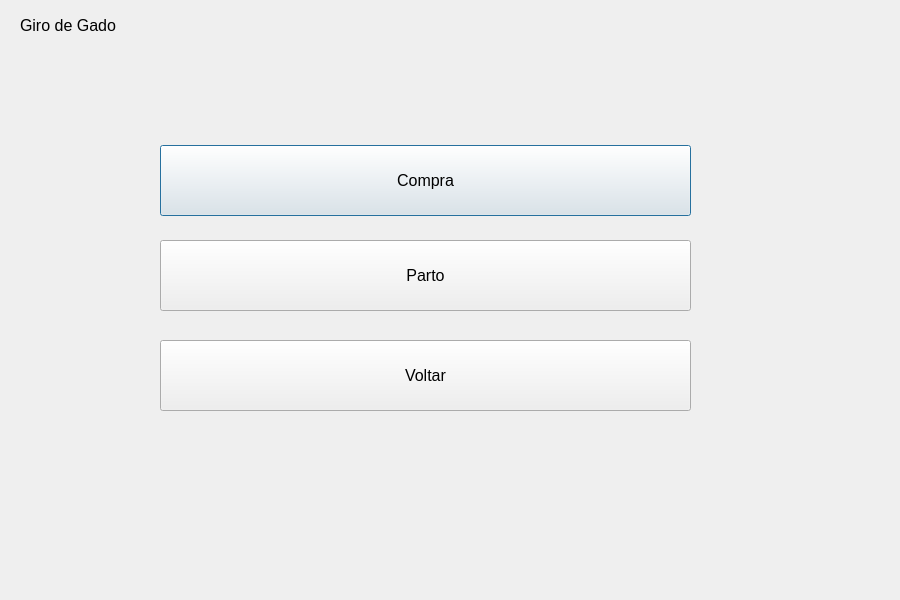
<?xml version="1.0" encoding="UTF-8"?>
<ui version="4.0">
 <class>CattleRegisterScreen</class>
 <widget class="QDialog" name="CattleRegisterScreen">
  <property name="geometry">
   <rect>
    <x>0</x>
    <y>0</y>
    <width>900</width>
    <height>600</height>
   </rect>
  </property>
  <property name="windowTitle">
   <string>Tela de Cadastro de Gado</string>
  </property>
  <widget class="QPushButton" name="buyButton">
   <property name="geometry">
    <rect>
     <x>160</x>
     <y>145</y>
     <width>531</width>
     <height>71</height>
    </rect>
   </property>
   <property name="font">
    <font>
     <pointsize>12</pointsize>
    </font>
   </property>
   <property name="text">
    <string>Compra</string>
   </property>
  </widget>
  <widget class="QPushButton" name="birthButton">
   <property name="geometry">
    <rect>
     <x>160</x>
     <y>240</y>
     <width>531</width>
     <height>71</height>
    </rect>
   </property>
   <property name="font">
    <font>
     <pointsize>12</pointsize>
    </font>
   </property>
   <property name="text">
    <string>Parto</string>
   </property>
  </widget>
  <widget class="QLabel" name="labelTitle">
   <property name="geometry">
    <rect>
     <x>20</x>
     <y>10</y>
     <width>121</width>
     <height>31</height>
    </rect>
   </property>
   <property name="font">
    <font>
     <pointsize>12</pointsize>
    </font>
   </property>
   <property name="text">
    <string>Giro de Gado</string>
   </property>
  </widget>
  <widget class="QPushButton" name="backButton">
   <property name="geometry">
    <rect>
     <x>160</x>
     <y>340</y>
     <width>531</width>
     <height>71</height>
    </rect>
   </property>
   <property name="font">
    <font>
     <pointsize>12</pointsize>
    </font>
   </property>
   <property name="text">
    <string>Voltar</string>
   </property>
  </widget>
 </widget>
 <resources/>
 <connections/>
</ui>
